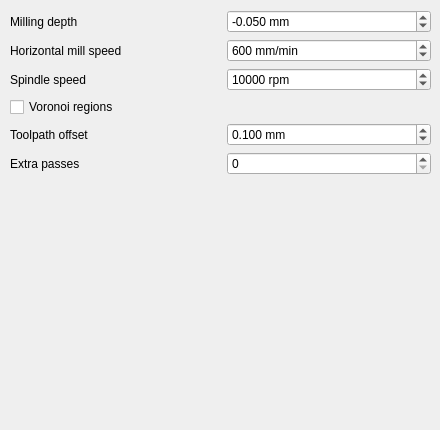
        <widget class="QWidget" name="millTab">
         <attribute name="title">
          <string>Mill</string>
         </attribute>
         <widget class="QWidget" name="formLayoutWidget_3">
          <property name="geometry">
           <rect>
            <x>10</x>
            <y>10</y>
            <width>421</width>
            <height>411</height>
           </rect>
          </property>
          <layout class="QGridLayout" name="millGridLayout">
           <property name="horizontalSpacing">
            <number>12</number>
           </property>
           <property name="verticalSpacing">
            <number>6</number>
           </property>
           <item row="5" column="1">
            <widget class="QSpinBox" name="extrapassesSpinBox">
             <property name="toolTip">
              <string>&lt;html&gt;&lt;head/&gt;&lt;body&gt;&lt;p&gt;&lt;span style=&quot; font-style:italic;&quot;&gt;--extra-passes&lt;/span&gt;&lt;/p&gt;&lt;p&gt;number of additional isolation passes For each extra pass, engraving is repeated with the offset width increased by half its original value, creating wider isolation areas. This option is ignored when --voronoi is in use.&lt;/p&gt;&lt;/body&gt;&lt;/html&gt;</string>
             </property>
            </widget>
           </item>
           <item row="4" column="1">
            <widget class="QDoubleSpinBox" name="offsetDoubleSpinBox">
             <property name="toolTip">
              <string>&lt;html&gt;&lt;head/&gt;&lt;body&gt;&lt;p&gt;&lt;span style=&quot; font-style:italic;&quot;&gt;--offset * 2&lt;/span&gt;&lt;/p&gt;&lt;p&gt;distance by which the tool movement will be outset from the contours in the gerber file to be engraved. If you want to obtain a PCB as similar as possible to the original file, you should set this value to half of the tool diameter. If this distance can't be satisfied because copper areas are too close, a warning will be printed and the line will be drawn between the areas. This behavior can be used to get voronoi-style (flood-filling) areas; sim‐ply set the offset to a large value (like 1 inch). When the vectorial mode is in use, --voronoi is preferred.&lt;/p&gt;&lt;/body&gt;&lt;/html&gt;</string>
             </property>
             <property name="suffix">
              <string> mm</string>
             </property>
             <property name="decimals">
              <number>3</number>
             </property>
             <property name="minimum">
              <double>0.000000000000000</double>
             </property>
             <property name="maximum">
              <double>100.000000000000000</double>
             </property>
             <property name="singleStep">
              <double>0.050000000000000</double>
             </property>
             <property name="value">
              <double>0.100000000000000</double>
             </property>
            </widget>
           </item>
           <item row="0" column="1">
            <widget class="QDoubleSpinBox" name="zworkDoubleSpinBox">
             <property name="toolTip">
              <string>&lt;html&gt;&lt;head/&gt;&lt;body&gt;&lt;p&gt;&lt;span style=&quot; font-style:italic;&quot;&gt;--zwork&lt;/span&gt;&lt;/p&gt;&lt;p&gt;Z-coordinate at which engraving happens&lt;/p&gt;&lt;/body&gt;&lt;/html&gt;</string>
             </property>
             <property name="suffix">
              <string> mm</string>
             </property>
             <property name="decimals">
              <number>3</number>
             </property>
             <property name="minimum">
              <double>-1000.000000000000000</double>
             </property>
             <property name="maximum">
              <double>0.000000000000000</double>
             </property>
             <property name="singleStep">
              <double>0.001000000000000</double>
             </property>
             <property name="value">
              <double>-0.050000000000000</double>
             </property>
            </widget>
           </item>
           <item row="1" column="1">
            <widget class="QSpinBox" name="millfeedSpinBox">
             <property name="toolTip">
              <string>&lt;html&gt;&lt;head/&gt;&lt;body&gt;&lt;p&gt;&lt;span style=&quot; font-style:italic;&quot;&gt;--mill-feed&lt;/span&gt;&lt;/p&gt;&lt;p&gt;Feed rate at which engraving takes place (horizontal speed)&lt;/p&gt;&lt;/body&gt;&lt;/html&gt;</string>
             </property>
             <property name="suffix">
              <string> mm/min</string>
             </property>
             <property name="maximum">
              <number>10000</number>
             </property>
             <property name="singleStep">
              <number>10</number>
             </property>
             <property name="value">
              <number>600</number>
             </property>
            </widget>
           </item>
           <item row="4" column="0">
            <widget class="QLabel" name="offsetLabel">
             <property name="toolTip">
              <string>&lt;html&gt;&lt;head/&gt;&lt;body&gt;&lt;p&gt;&lt;span style=&quot; font-style:italic;&quot;&gt;--offset * 2&lt;/span&gt;&lt;/p&gt;&lt;p&gt;distance by which the tool movement will be outset from the contours in the gerber file to be engraved. If you want to obtain a PCB as similar as possible to the original file, you should set this value to half of the tool diameter. If this distance can't be satisfied because copper areas are too close, a warning will be printed and the line will be drawn between the areas. This behavior can be used to get voronoi-style (flood-filling) areas; sim‐ply set the offset to a large value (like 1 inch). When the vectorial mode is in use, --voronoi is preferred.&lt;/p&gt;&lt;/body&gt;&lt;/html&gt;</string>
             </property>
             <property name="text">
              <string>Toolpath offset</string>
             </property>
             <property name="buddy">
              <cstring>offsetDoubleSpinBox</cstring>
             </property>
            </widget>
           </item>
           <item row="1" column="0">
            <widget class="QLabel" name="millfeedLabel">
             <property name="toolTip">
              <string>&lt;html&gt;&lt;head/&gt;&lt;body&gt;&lt;p&gt;&lt;span style=&quot; font-style:italic;&quot;&gt;--mill-feed&lt;/span&gt;&lt;/p&gt;&lt;p&gt;Feed rate at which engraving takes place (horizontal speed)&lt;/p&gt;&lt;/body&gt;&lt;/html&gt;</string>
             </property>
             <property name="text">
              <string>Horizontal mill speed</string>
             </property>
             <property name="buddy">
              <cstring>millfeedSpinBox</cstring>
             </property>
            </widget>
           </item>
           <item row="0" column="0">
            <widget class="QLabel" name="zworkLabel">
             <property name="toolTip">
              <string>&lt;html&gt;&lt;head/&gt;&lt;body&gt;&lt;p&gt;&lt;span style=&quot; font-style:italic;&quot;&gt;--zwork&lt;/span&gt;&lt;/p&gt;&lt;p&gt;Z-coordinate at which engraving happens&lt;/p&gt;&lt;/body&gt;&lt;/html&gt;</string>
             </property>
             <property name="text">
              <string>Milling depth</string>
             </property>
             <property name="buddy">
              <cstring>zworkDoubleSpinBox</cstring>
             </property>
            </widget>
           </item>
           <item row="2" column="0">
            <widget class="QLabel" name="millspeedLabel">
             <property name="toolTip">
              <string>&lt;html&gt;&lt;head/&gt;&lt;body&gt;&lt;p&gt;&lt;span style=&quot; font-style:italic;&quot;&gt;--mill-speed&lt;/span&gt;&lt;/p&gt;&lt;p&gt;Spindle speed during engraving&lt;/p&gt;&lt;/body&gt;&lt;/html&gt;</string>
             </property>
             <property name="text">
              <string>Spindle speed</string>
             </property>
             <property name="buddy">
              <cstring>millspeedSpinBox</cstring>
             </property>
            </widget>
           </item>
           <item row="5" column="0">
            <widget class="QLabel" name="extrapassesLabel">
             <property name="toolTip">
              <string>&lt;html&gt;&lt;head/&gt;&lt;body&gt;&lt;p&gt;&lt;span style=&quot; font-style:italic;&quot;&gt;--extra-passes&lt;/span&gt;&lt;/p&gt;&lt;p&gt;number of additional isolation passes For each extra pass, engraving is repeated with the offset width increased by half its original value, creating wider isolation areas. This option is ignored when --voronoi is in use.&lt;/p&gt;&lt;/body&gt;&lt;/html&gt;</string>
             </property>
             <property name="text">
              <string>Extra passes</string>
             </property>
             <property name="buddy">
              <cstring>extrapassesSpinBox</cstring>
             </property>
            </widget>
           </item>
           <item row="2" column="1">
            <widget class="QSpinBox" name="millspeedSpinBox">
             <property name="toolTip">
              <string>&lt;html&gt;&lt;head/&gt;&lt;body&gt;&lt;p&gt;&lt;span style=&quot; font-style:italic;&quot;&gt;--mill-speed&lt;/span&gt;&lt;/p&gt;&lt;p&gt;Spindle speed during engraving&lt;/p&gt;&lt;/body&gt;&lt;/html&gt;</string>
             </property>
             <property name="suffix">
              <string> rpm</string>
             </property>
             <property name="maximum">
              <number>100000</number>
             </property>
             <property name="singleStep">
              <number>500</number>
             </property>
             <property name="value">
              <number>10000</number>
             </property>
            </widget>
           </item>
           <item row="3" column="0">
            <widget class="QCheckBox" name="voronoiCheckBox">
             <property name="enabled">
              <bool>true</bool>
             </property>
             <property name="toolTip">
              <string>&lt;html&gt;&lt;head/&gt;&lt;body&gt;&lt;p&gt;&lt;span style=&quot; font-style:italic;&quot;&gt;--voronoi&lt;/span&gt;&lt;/p&gt;&lt;p&gt;enable the voronoi mode (requires --vectorial). This option is more efficient than a large --offset value, and provides the same result.&lt;/p&gt;&lt;/body&gt;&lt;/html&gt;</string>
             </property>
             <property name="text">
              <string>Voronoi regions</string>
             </property>
            </widget>
           </item>
           <item row="6" column="0" colspan="2">
            <spacer name="verticalSpacer_3">
             <property name="orientation">
              <enum>Qt::Vertical</enum>
             </property>
             <property name="sizeHint" stdset="0">
              <size>
               <width>20</width>
               <height>40</height>
              </size>
             </property>
            </spacer>
           </item>
          </layout>
         </widget>
        </widget>
